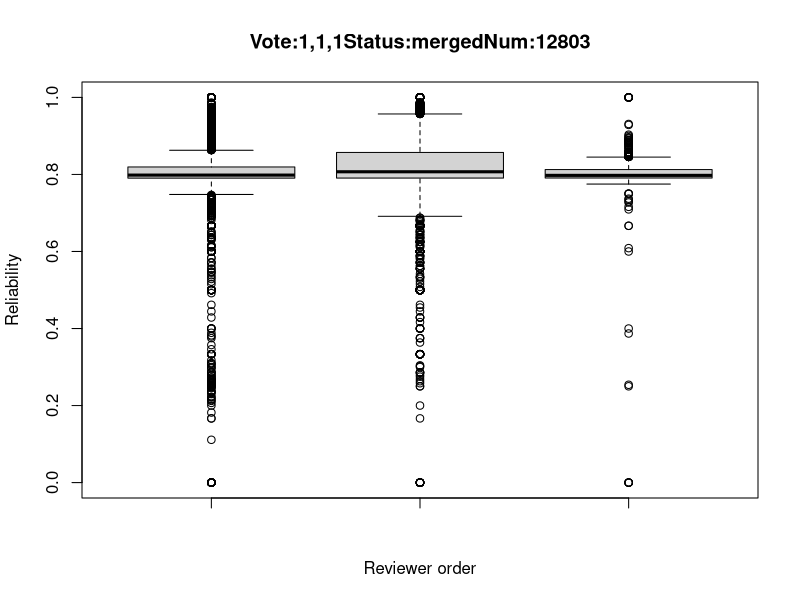

Source code (R): (Note: this script raises an error after producing the figure.)
########################
## SANER2015 RQ2
## @author:Yuki Ueda
## @createdOn:2015/10/20
########################
#pdf("RQ2_2.pdf")


### Set data
num <- data.frame() # Init

# Input csv
num <- read.csv("CSVdata_o/numOfPatchsets_3.csv"
                 ,sep=",", header=TRUE)

### number of patchset's voting(+1, -1) is 1
index_1 <- list(data.frame(), data.frame(), data.frame()) # first vote is like or dislike
index_2 <- list(index_1, index_1) # second vote is like or dislike
index_3 <- list(index_2, index_2)
index_m <- list(index_3, index_3) # merge or abandoned
index <- list(index_m,index_m)

for(i in 1:nrow(num)){
  Id = num$ReviewId[i]
  CIndex = num$CommentIndex[i]      # CommentIndex
  if(CIndex==1){
    if(num$VotingScore[i] == 1){
      vote1 = 1
    }else{
      vote1 = 2
    }
    next
  }else if(CIndex==2){
    if(num$VotingScore[i] == 1){
      vote2 = 1
    }else{
      vote2 = 2
    }
    next
  }

  if(num$Status[i] == "merged"){
    merge_or_abandone = 1
  }else{
    merge_or_abandone = 2
  }

  if(num$VotingScore[i] == 1){
    vote3 = 1
  }else{
    vote3 = 2
  }

  index[[merge_or_abandone]][[vote1]][[vote2]][[vote3]][[1]] <- rbind(index[[merge_or_abandone]][[vote1]][[vote2]][[vote3]][[1]], num[i-2,])
  index[[merge_or_abandone]][[vote1]][[vote2]][[vote3]][[2]] <- rbind(index[[merge_or_abandone]][[vote1]][[vote2]][[vote3]][[2]], num[i-1,])
  index[[merge_or_abandone]][[vote1]][[vote2]][[vote3]][[3]] <- rbind(index[[merge_or_abandone]][[vote1]][[vote2]][[vote3]][[3]], num[i,])
}

# Output to PDF file
for(i in index){
  for(j in i){ # first Comment
    for(k in j){ # second Comment
      for(l in k){
        value1 = l[[1]]$CurrentPar
        value2 = l[[2]]$CurrentPar
        value3 = l[[3]]$CurrentPar
        name = paste("Vote:", l[[1]]$VotingScore[1], ",", l[[2]]$VotingScore[1], ",", l[[3]]$VotingScore[1], "Status:", l[[1]]$Status[1],"Num:",length(value1),sep = "")
        jpeg(paste("picture_o/RQ2_3",name,".jpg",sep=""))
        boxplot(value1, value2,  value3, xlab="Reviewer order", ylab="Reliability", main=paste(name))
        summary(value1)
        summary(value2)
        summary(value3)
      }
    }
  }
}
